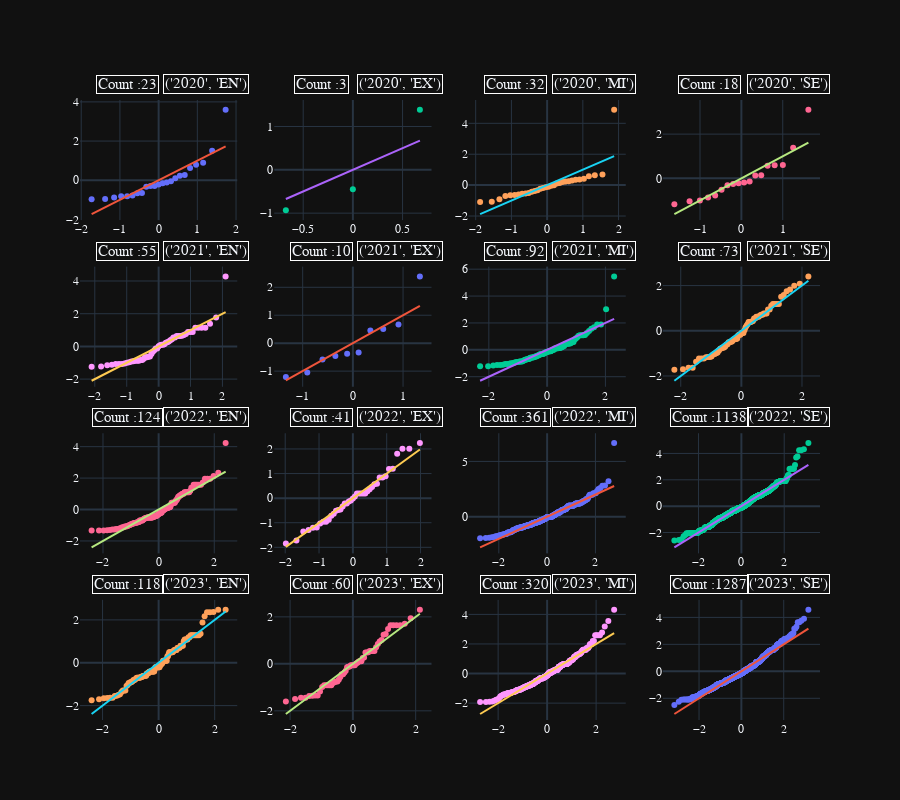

The code cell stored with this chart in its notebook:
### Markdown cell above
## Experience Level Mean Analysis

### Code cell
sal = salaries.copy()
sal.set_index(['work_year','experience_level'],inplace=True)
sal.sort_index(inplace=True)
exp_level_mean = make_subplots(rows=4,cols=4)
sal.loc[sal.index.unique()[0]]
for i,year_exp in enumerate(sal.index.unique()):
    vals = StandardScaler().fit_transform(sal.loc[year_exp].salary_in_usd.to_numpy().reshape(-1,1)).ravel()
    data = sm.qqplot(vals,line='s').gca().lines
    plt.close()
    exp_level_mean.add_trace(go.Scatter(x=data[0].get_xdata(),y=data[0].get_ydata(),mode="markers"),row=(i//4)+1,col=(i%4)+1)
    exp_level_mean.add_trace(go.Scatter(x=data[1].get_xdata(),y=data[1].get_ydata(),mode="lines"),row=(i//4)+1,col=(i%4)+1)
    exp_level_mean.add_annotation(text=f"{year_exp}",font=dict(size=15),x=0.8,y=1.05,xanchor="center",yanchor="bottom",xref='x domain',yref='y domain',bordercolor="white",showarrow=False,row=(i//4)+1,col=(i%4)+1)
    exp_level_mean.add_annotation(text=f"Count :{len(data[0].get_xdata())}",font=dict(size=15),x=0.3,y=1.05,xanchor="center",yanchor="bottom",xref='x domain',yref='y domain',bordercolor="white",row=(i//4)+1,col=(i%4)+1,showarrow=False)

exp_level_mean.update_layout(height=800,hovermode=False,showlegend=False)
